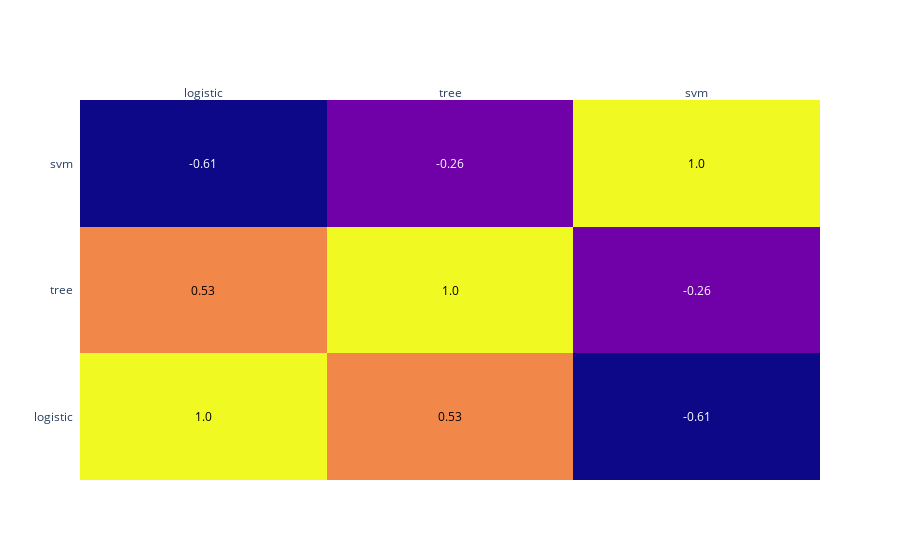

The notebook cell this image was saved under:
### Markdown cell above
<Note type="tip" title="Check for correlations">

As the predictions used in stacking are supposed to be independent, it's a good practice to check the correlation matrix of the outputs from the different estimators. If some predictions have a strong correlation, it's better to re-train the stacking model by dropping one of the estimators

</Note>

### Code cell
# Check the predictions are independent
# Correlation matrix
corr_matrix = predictions.corr().round(2)
import plotly.figure_factory as ff

fig = ff.create_annotated_heatmap(
    corr_matrix.values, x=corr_matrix.columns.tolist(), y=corr_matrix.index.tolist()
)


fig.show()

### Figure 1 — Plotly figure (JSON) as saved in the notebook; plotly's stock layout.template omitted (floating-point values rounded to 4 significant figures)
{"data": [{"colorscale": [[0, "#0d0887"], [0.1111, "#46039f"], [0.2222, "#7201a8"], [0.3333, "#9c179e"], [0.4444, "#bd3786"], [0.5556, "#d8576b"], [0.6667, "#ed7953"], [0.7778, "#fb9f3a"], [0.8889, "#fdca26"], [1, "#f0f921"]], "reversescale": false, "showscale": false, "type": "heatmap", "x": ["logistic", "tree", "svm"], "y": ["logistic", "tree", "svm"], "z": [[1, 0.53, -0.61], [0.53, 1, -0.26], [-0.61, -0.26, 1]]}], "layout": {"annotations": [{"font": {"color": "#000000"}, "showarrow": false, "text": "1.0", "x": "logistic", "xref": "x", "y": "logistic", "yref": "y"}, {"font": {"color": "#000000"}, "showarrow": false, "text": "0.53", "x": "tree", "xref": "x", "y": "logistic", "yref": "y"}, {"font": {"color": "#FFFFFF"}, "showarrow": false, "text": "-0.61", "x": "svm", "xref": "x", "y": "logistic", "yref": "y"}, {"font": {"color": "#000000"}, "showarrow": false, "text": "0.53", "x": "logistic", "xref": "x", "y": "tree", "yref": "y"}, {"font": {"color": "#000000"}, "showarrow": false, "text": "1.0", "x": "tree", "xref": "x", "y": "tree", "yref": "y"}, {"font": {"color": "#FFFFFF"}, "showarrow": false, "text": "-0.26", "x": "svm", "xref": "x", "y": "tree", "yref": "y"}, {"font": {"color": "#FFFFFF"}, "showarrow": false, "text": "-0.61", "x": "logistic", "xref": "x", "y": "svm", "yref": "y"}, {"font": {"color": "#FFFFFF"}, "showarrow": false, "text": "-0.26", "x": "tree", "xref": "x", "y": "svm", "yref": "y"}, {"font": {"color": "#000000"}, "showarrow": false, "text": "1.0", "x": "svm", "xref": "x", "y": "svm", "yref": "y"}], "xaxis": {"dtick": 1, "gridcolor": "rgb(0, 0, 0)", "side": "top", "ticks": ""}, "yaxis": {"dtick": 1, "ticks": "", "ticksuffix": "  "}}}
